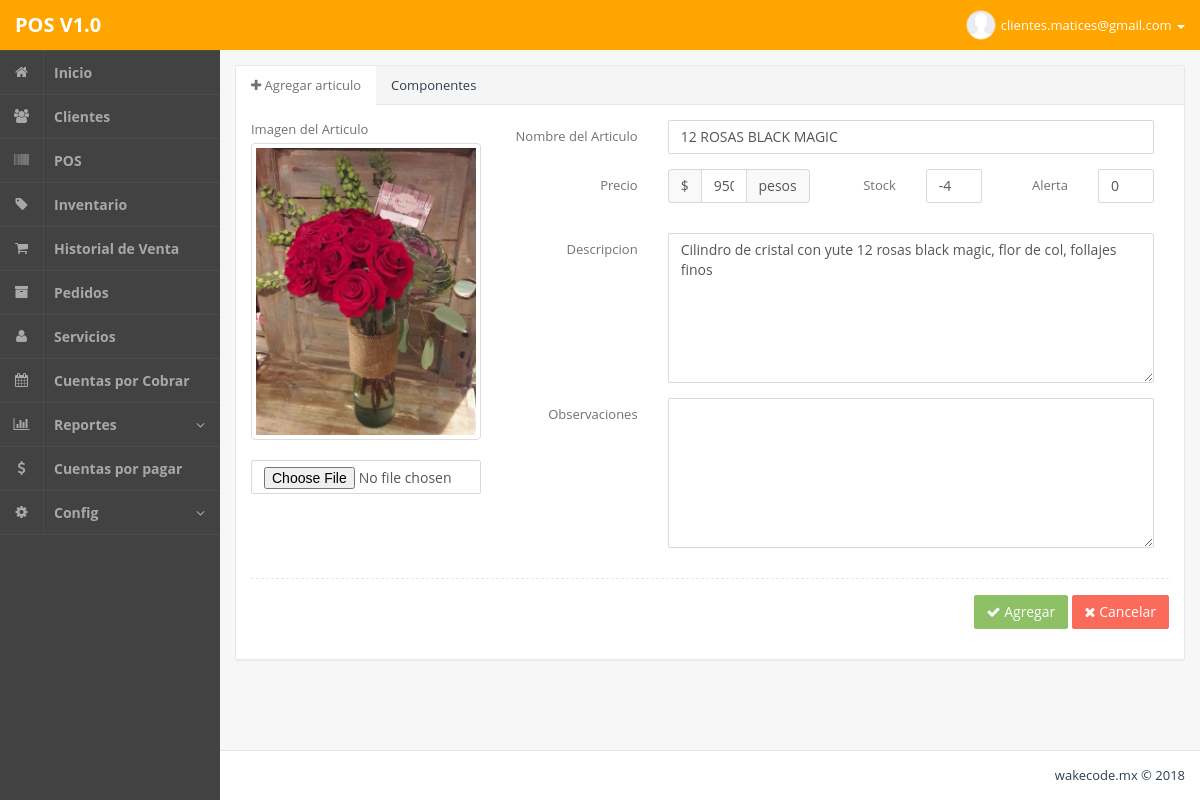
The app's page /admin.php?m=inventarioEditar&id=191 (signed in) with its own data.
### tables this page shows
CREATE TABLE IF NOT EXISTS `articulos` (
  `idarticulos` int(255) NOT NULL,
  `imagen` varchar(100) NOT NULL,
  `articulo` varchar(200) NOT NULL,
  `precio` varchar(100) NOT NULL,
  `stock` int(10) NOT NULL,
  `alerta` int(10) NOT NULL,
  `descripcion` text NOT NULL,
  `observaciones` text NOT NULL
);

### php/inventarioEditar.php (the view, shortened to what this page needs)
<?php
$id = mysql_real_escape_string($_GET['id']);
$data = mysql_fetch_object(mysql_query("SELECT * FROM articulos WHERE idarticulos='".$id."' LIMIT 1"));
?>
<section class="panel panel-default">
	<header class="panel-heading bg-light">
		<ul class="nav nav-tabs">
			<li class="active"><a href="#home" data-toggle="tab"><i class="fa fa-plus"></i> Agregar articulo</a></li>
			<li><a href="#compo" data-toggle="tab">Componentes</a></li>
		</ul>
	</header>
	<div class="panel-body">
		<form class="bs-example form-horizontal" action="" method="post" enctype="multipart/form-data">
			<div class="tab-content">
				<div class="tab-pane active" id="home">
					<div class="col-md-3">
						<div class="form-group">
							<label class="">Imagen del Articulo</label><br>
<?php
					if ($data->imagen != ""){
						echo '<img src="images/articulos/'.$data->imagen.'" class="img-responsive thumbnail">';
					}
?>
							<input type="file" name="file" class="form-control" placeholder="">
						</div>
					</div>
					<div class="col-md-9">
						<div class="form-group">
							<label class="col-md-3 control-label">Nombre del Articulo</label>
							<div class="col-md-9"><input type="text" name="nombre" class="form-control" placeholder="" value="<?php echo $data->articulo; ?>"></div>
						</div>
						<div class="row">
							<div class="col-md-6">
								<div class="form-group">
									<label class="col-md-6 control-label">Precio</label>
									<div class="col-md-6">
										<div class="input-group m-b">
											<span class="input-group-addon">$</span>
											<input type="text" name="precio" class="form-control" value="<?php echo $data->precio; ?>">
											<span class="input-group-addon"> pesos </span>
										</div>
									</div>
								</div>
							</div>
							<div class="col-md-6">
								<div class="row">
									<div class="col-md-6">
										<div class="form-group">
											<label class="col-md-6 control-label">Stock</label>
											<div class="col-md-6"><input type="text" name="stock" class="form-control" placeholder="" value="<?php echo $data->stock; ?>"></div>
										</div>
									</div>
									<div class="col-md-6">
										<div class="form-group">
											<label class="col-md-6 control-label">Alerta</label>
											<div class="col-md-6"><input type="text" name="alerta" class="form-control" value="<?php echo $data->alerta; ?>"></div>
										</div>
									</div>
								</div>
							</div>
						</div>
						<div class="form-group">
							<label class="col-md-3 control-label">Descripcion</label>
							<div class="col-md-9"><textarea class="form-control" name="descripcion" style="height:150px;" placeholder=""><?php echo $data->descripcion; ?></textarea></div>
						</div>
						<div class="form-group">
							<label class="col-md-3 control-label">Observaciones</label>
							<div class="col-md-9"><textarea class="form-control" name="observaciones" style="height:150px;" placeholder=""><?php echo $data->observaciones; ?></textarea></div>
						</div>
					</div>
				</div>
			</div>
			<div class="col-md-12">
			<div class="line line-dashed line-lg pull-in"></div>
				<div class="form-group text-right">
					<button type="submit" class="btn btn-md btn-success"><i class="fa fa-check icon"></i> Agregar</button>
					<a href="admin.php?m=inventario" class="btn btn-md btn-danger"><i class="fa fa-times icon"></i> Cancelar</a>
				</div>
			</div>
		</form>
	</div>
</section>

### records on screen
articulos: imagen (picture), nombre "12 ROSAS BLACK MAGIC", precio "950", stock "-4", alerta "0", descripcion "Cilindro de cristal con yute 12 rosas black magic, flor de col, follajes finos"

### other values on screen
$_SESSION['userNm'] "clientes.matices@gmail.com"
